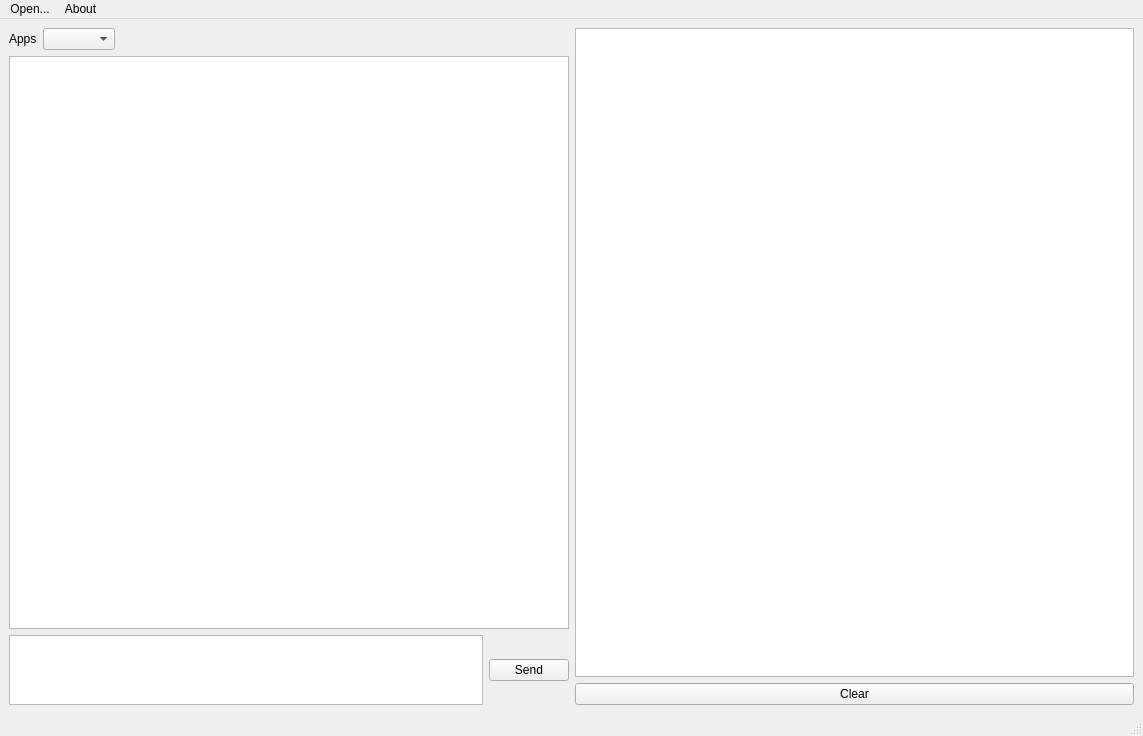
<?xml version="1.0" encoding="UTF-8"?>
<ui version="4.0">
 <class>MainWindow</class>
 <widget class="QMainWindow" name="MainWindow">
  <property name="geometry">
   <rect>
    <x>0</x>
    <y>0</y>
    <width>1143</width>
    <height>736</height>
   </rect>
  </property>
  <property name="windowTitle">
   <string>MainWindow</string>
  </property>
  <widget class="QWidget" name="centralwidget">
   <layout class="QHBoxLayout" name="horizontalLayout_3" stretch="1,1">
    <item>
     <layout class="QVBoxLayout" name="verticalLayout" stretch="0,1,0,0">
      <item>
       <layout class="QHBoxLayout" name="horizontalLayout">
        <item>
         <widget class="QLabel" name="label">
          <property name="text">
           <string>Apps</string>
          </property>
         </widget>
        </item>
        <item>
         <widget class="QComboBox" name="comboBox"/>
        </item>
        <item>
         <spacer name="horizontalSpacer">
          <property name="orientation">
           <enum>Qt::Horizontal</enum>
          </property>
          <property name="sizeHint" stdset="0">
           <size>
            <width>40</width>
            <height>20</height>
           </size>
          </property>
         </spacer>
        </item>
       </layout>
      </item>
      <item>
       <widget class="QListWidget" name="appListWidget"/>
      </item>
      <item>
       <layout class="QVBoxLayout" name="paramsLayout"/>
      </item>
      <item>
       <layout class="QHBoxLayout" name="horizontalLayout_2" stretch="0,0">
        <item>
         <widget class="QTextEdit" name="canMsgTextEdit">
          <property name="sizePolicy">
           <sizepolicy hsizetype="Expanding" vsizetype="Preferred">
            <horstretch>0</horstretch>
            <verstretch>0</verstretch>
           </sizepolicy>
          </property>
         </widget>
        </item>
        <item>
         <widget class="QPushButton" name="pushButton">
          <property name="text">
           <string>Send</string>
          </property>
         </widget>
        </item>
       </layout>
      </item>
     </layout>
    </item>
    <item>
     <layout class="QVBoxLayout" name="verticalLayout_2">
      <item>
       <widget class="QListWidget" name="listWidget"/>
      </item>
      <item>
       <widget class="QPushButton" name="pushButton_2">
        <property name="text">
         <string>Clear</string>
        </property>
       </widget>
      </item>
     </layout>
    </item>
   </layout>
  </widget>
  <widget class="QMenuBar" name="menubar">
   <property name="geometry">
    <rect>
     <x>0</x>
     <y>0</y>
     <width>1143</width>
     <height>22</height>
    </rect>
   </property>
   <widget class="QMenu" name="menuOpen">
    <property name="title">
     <string>Open...</string>
    </property>
   </widget>
   <widget class="QMenu" name="menuAbout">
    <property name="title">
     <string>About</string>
    </property>
   </widget>
   <addaction name="menuOpen"/>
   <addaction name="menuAbout"/>
  </widget>
  <widget class="QStatusBar" name="statusbar"/>
 </widget>
 <resources/>
 <connections/>
</ui>
